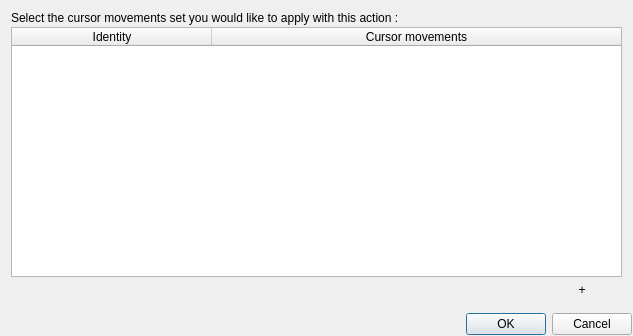
<?xml version="1.0" encoding="UTF-8"?>
<ui version="4.0">
 <class>CreateCursorMovementsActionDialog</class>
 <widget class="QDialog" name="CreateCursorMovementsActionDialog">
  <property name="geometry">
   <rect>
    <x>0</x>
    <y>0</y>
    <width>633</width>
    <height>336</height>
   </rect>
  </property>
  <property name="windowTitle">
   <string>Create/Edit a Cursor Movements Action</string>
  </property>
  <layout class="QVBoxLayout" name="verticalLayout">
   <property name="spacing">
    <number>2</number>
   </property>
   <property name="leftMargin">
    <number>1</number>
   </property>
   <property name="topMargin">
    <number>1</number>
   </property>
   <property name="rightMargin">
    <number>1</number>
   </property>
   <property name="bottomMargin">
    <number>1</number>
   </property>
   <item>
    <layout class="QGridLayout" name="gridLayout">
     <property name="spacing">
      <number>2</number>
     </property>
     <item row="1" column="1">
      <widget class="QLabel" name="label">
       <property name="text">
        <string>Select the cursor movements set you would like to apply with this action :</string>
       </property>
      </widget>
     </item>
     <item row="1" column="0">
      <spacer name="horizontalSpacer">
       <property name="orientation">
        <enum>Qt::Orientation::Horizontal</enum>
       </property>
       <property name="sizeType">
        <enum>QSizePolicy::Policy::Minimum</enum>
       </property>
       <property name="sizeHint" stdset="0">
        <size>
         <width>10</width>
         <height>10</height>
        </size>
       </property>
      </spacer>
     </item>
     <item row="2" column="1">
      <widget class="CursorMovementsTableWidget" name="tableWidget">
       <property name="focusPolicy">
        <enum>Qt::FocusPolicy::StrongFocus</enum>
       </property>
       <property name="editTriggers">
        <set>QAbstractItemView::EditTrigger::NoEditTriggers</set>
       </property>
       <property name="tabKeyNavigation">
        <bool>true</bool>
       </property>
       <property name="showDropIndicator" stdset="0">
        <bool>true</bool>
       </property>
       <property name="dragDropOverwriteMode">
        <bool>false</bool>
       </property>
       <property name="alternatingRowColors">
        <bool>true</bool>
       </property>
       <property name="selectionMode">
        <enum>QAbstractItemView::SelectionMode::SingleSelection</enum>
       </property>
       <property name="selectionBehavior">
        <enum>QAbstractItemView::SelectionBehavior::SelectRows</enum>
       </property>
       <attribute name="horizontalHeaderMinimumSectionSize">
        <number>64</number>
       </attribute>
       <attribute name="horizontalHeaderDefaultSectionSize">
        <number>200</number>
       </attribute>
       <attribute name="horizontalHeaderStretchLastSection">
        <bool>true</bool>
       </attribute>
       <attribute name="verticalHeaderVisible">
        <bool>false</bool>
       </attribute>
       <column>
        <property name="text">
         <string>Identity</string>
        </property>
       </column>
       <column>
        <property name="text">
         <string>Cursor movements</string>
        </property>
       </column>
      </widget>
     </item>
     <item row="1" column="2">
      <spacer name="horizontalSpacer_2">
       <property name="orientation">
        <enum>Qt::Orientation::Horizontal</enum>
       </property>
       <property name="sizeType">
        <enum>QSizePolicy::Policy::Minimum</enum>
       </property>
       <property name="sizeHint" stdset="0">
        <size>
         <width>10</width>
         <height>10</height>
        </size>
       </property>
      </spacer>
     </item>
     <item row="4" column="1">
      <spacer name="verticalSpacer_2">
       <property name="orientation">
        <enum>Qt::Orientation::Vertical</enum>
       </property>
       <property name="sizeType">
        <enum>QSizePolicy::Policy::Minimum</enum>
       </property>
       <property name="sizeHint" stdset="0">
        <size>
         <width>10</width>
         <height>10</height>
        </size>
       </property>
      </spacer>
     </item>
     <item row="0" column="0">
      <spacer name="verticalSpacer">
       <property name="orientation">
        <enum>Qt::Orientation::Vertical</enum>
       </property>
       <property name="sizeType">
        <enum>QSizePolicy::Policy::Minimum</enum>
       </property>
       <property name="sizeHint" stdset="0">
        <size>
         <width>10</width>
         <height>10</height>
        </size>
       </property>
      </spacer>
     </item>
     <item row="3" column="1">
      <layout class="QHBoxLayout" name="horizontalLayout_3">
       <property name="spacing">
        <number>2</number>
       </property>
       <property name="topMargin">
        <number>0</number>
       </property>
       <item>
        <spacer name="horizontalSpacer_6">
         <property name="orientation">
          <enum>Qt::Orientation::Horizontal</enum>
         </property>
         <property name="sizeHint" stdset="0">
          <size>
           <width>40</width>
           <height>20</height>
          </size>
         </property>
        </spacer>
       </item>
       <item>
        <widget class="QPushButton" name="addCursorMovementsButton">
         <property name="text">
          <string notr="true">+</string>
         </property>
         <property name="flat">
          <bool>true</bool>
         </property>
        </widget>
       </item>
      </layout>
     </item>
    </layout>
   </item>
   <item>
    <widget class="QDialogButtonBox" name="buttonBox">
     <property name="orientation">
      <enum>Qt::Orientation::Horizontal</enum>
     </property>
     <property name="standardButtons">
      <set>QDialogButtonBox::StandardButton::Cancel|QDialogButtonBox::StandardButton::Ok</set>
     </property>
    </widget>
   </item>
  </layout>
 </widget>
 <customwidgets>
  <customwidget>
   <class>CursorMovementsTableWidget</class>
   <extends>QTableWidget</extends>
   <header location="global">ui/tablewidgets/CursorMovementsTableWidget.h</header>
  </customwidget>
 </customwidgets>
 <resources/>
 <connections>
  <connection>
   <sender>buttonBox</sender>
   <signal>accepted()</signal>
   <receiver>CreateCursorMovementsActionDialog</receiver>
   <slot>accept()</slot>
   <hints>
    <hint type="sourcelabel">
     <x>330</x>
     <y>308</y>
    </hint>
    <hint type="destinationlabel">
     <x>330</x>
     <y>164</y>
    </hint>
   </hints>
  </connection>
  <connection>
   <sender>buttonBox</sender>
   <signal>rejected()</signal>
   <receiver>CreateCursorMovementsActionDialog</receiver>
   <slot>reject()</slot>
   <hints>
    <hint type="sourcelabel">
     <x>330</x>
     <y>308</y>
    </hint>
    <hint type="destinationlabel">
     <x>330</x>
     <y>164</y>
    </hint>
   </hints>
  </connection>
 </connections>
</ui>
